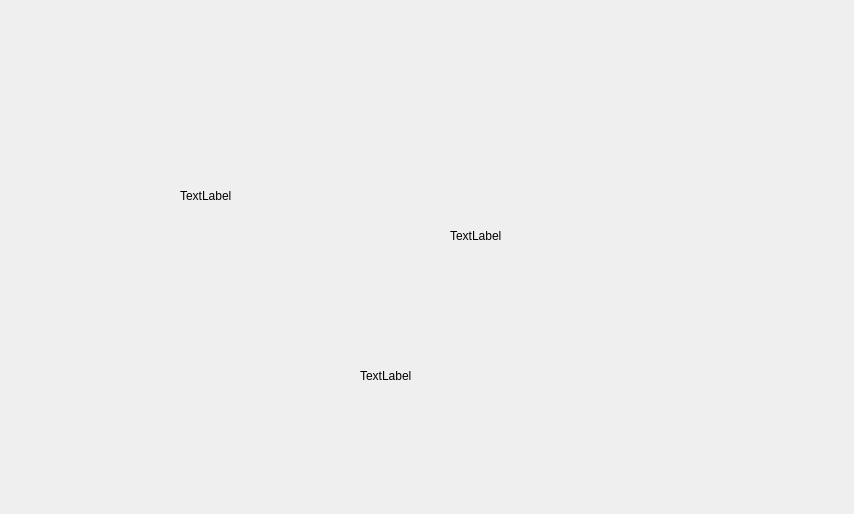
                          <widget class="QWidget" name="scrollAreaWidgetContents_4">
                           <property name="geometry">
                            <rect>
                             <x>0</x>
                             <y>0</y>
                             <width>854</width>
                             <height>514</height>
                            </rect>
                           </property>
                           <widget class="QLabel" name="label">
                            <property name="geometry">
                             <rect>
                              <x>180</x>
                              <y>190</y>
                              <width>56</width>
                              <height>12</height>
                             </rect>
                            </property>
                            <property name="text">
                             <string>TextLabel</string>
                            </property>
                           </widget>
                           <widget class="QLabel" name="label_2">
                            <property name="geometry">
                             <rect>
                              <x>450</x>
                              <y>230</y>
                              <width>56</width>
                              <height>12</height>
                             </rect>
                            </property>
                            <property name="text">
                             <string>TextLabel</string>
                            </property>
                           </widget>
                           <widget class="QLabel" name="label_3">
                            <property name="geometry">
                             <rect>
                              <x>360</x>
                              <y>370</y>
                              <width>56</width>
                              <height>12</height>
                             </rect>
                            </property>
                            <property name="text">
                             <string>TextLabel</string>
                            </property>
                           </widget>
                          </widget>
